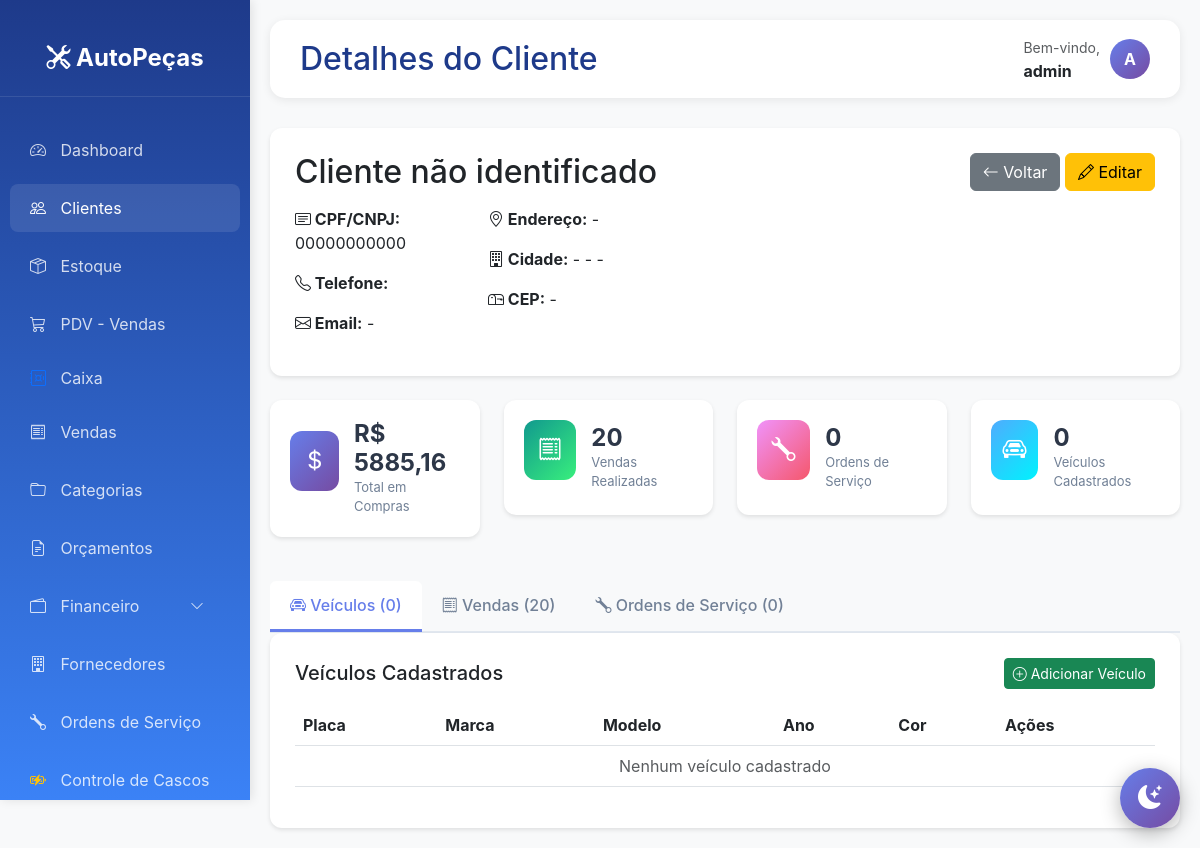
Screenshot of /clientes/1/ (signed in) with the database file from the repository.
### clientes/models.py (models this page shows, shortened)
class Cliente(models.Model):
    TIPO_CHOICES = [
        ('F', 'Pessoa Física'),
        ('J', 'Pessoa Jurídica'),
    ]
    tipo = models.CharField(max_length=1, choices=TIPO_CHOICES, default='F')
    nome = models.CharField(max_length=200)
    cpf_cnpj = models.CharField(max_length=18, unique=True)
    rg_ie = models.CharField(max_length=20, blank=True, null=True)
    telefone = models.CharField(max_length=15)
    celular = models.CharField(max_length=15, blank=True, null=True)
    email = models.EmailField(blank=True, null=True)
    cep = models.CharField(max_length=9)
    logradouro = models.CharField(max_length=200)
    numero = models.CharField(max_length=10)
    complemento = models.CharField(max_length=100, blank=True, null=True)
    bairro = models.CharField(max_length=100)
    cidade = models.CharField(max_length=100)
    estado = models.CharField(max_length=2)
    limite_credito = models.DecimalField(max_digits=10, decimal_places=2, default=0)
    observacoes = models.TextField(blank=True, null=True)
    ativo = models.BooleanField(default=True)
    data_cadastro = models.DateTimeField(auto_now_add=True)
    data_atualizacao = models.DateTimeField(auto_now=True)
    class Meta:
        verbose_name = 'Cliente'
        verbose_name_plural = 'Clientes'
        ordering = ['nome']

### core/views.py (the view)
# urls.py: path('clientes/<int:cliente_id>/', core_views.detalhe_cliente, name='detalhe_cliente'),
@login_required
def detalhe_cliente(request, cliente_id):
    cliente = get_object_or_404(Cliente, id=cliente_id)
    veiculos = cliente.veiculos.all()
    vendas = cliente.venda_set.filter(status='F').order_by('-data_venda')[:20]
    ordens_servico = cliente.ordemservico_set.all().order_by('-data_entrada')[:20]
    stats = {
        'total_compras': vendas.aggregate(Sum('total'))['total__sum'] or 0,
        'total_vendas': vendas.count(),
        'total_os': ordens_servico.count(),
        'total_veiculos': veiculos.count(),
    }
    context = {
        'cliente': cliente,
        'veiculos': veiculos,
        'vendas': vendas,
        'ordens_servico': ordens_servico,
        'stats': stats,
    }
    return render(request, 'core/cliente_detalhe.html', context)

### templates/core/cliente_detalhe.html (shortened to what this page needs)
{% extends 'base.html' %}
{% block page_title %}Detalhes do Cliente{% endblock %}
{% block content %}
<div class="table-card mb-4">
    <div class="d-flex justify-content-between align-items-start">
        <div>
            <h2 class="mb-3">{{ cliente.nome }}</h2>
            <div class="row">
                <div class="col-md-6">
                    <p><strong><i class="bi bi-card-text"></i> CPF/CNPJ:</strong> {{ cliente.cpf_cnpj }}</p>
                    <p><strong><i class="bi bi-telephone"></i> Telefone:</strong> {{ cliente.telefone }}</p>
                    <p><strong><i class="bi bi-envelope"></i> Email:</strong> {{ cliente.email|default:"-" }}</p>
                </div>
                <div class="col-md-6">
                    <p><strong><i class="bi bi-geo-alt"></i> Endereço:</strong> {{ cliente.endereco|default:"-" }}</p>
                    <p><strong><i class="bi bi-building"></i> Cidade:</strong> {{ cliente.cidade|default:"-" }} - {{ cliente.estado|default:"-" }}</p>
                    <p><strong><i class="bi bi-mailbox"></i> CEP:</strong> {{ cliente.cep|default:"-" }}</p>
                </div>
            </div>
        </div>
        <div>
            <a href="{% url 'lista_clientes' %}" class="btn btn-secondary mb-2">
                <i class="bi bi-arrow-left"></i> Voltar
            </a>
            <a href="/admin/clientes/cliente/{{ cliente.id }}/change/" class="btn btn-warning mb-2">
                <i class="bi bi-pencil"></i> Editar
            </a>
        </div>
    </div>
</div>
<div class="row mb-4">
    <div class="col-md-3">
        <div class="stat-card primary">
            <div class="icon"><i class="bi bi-currency-dollar"></i></div>
            <div>
                <h3>R$ {{ stats.total_compras|floatformat:2 }}</h3>
                <p>Total em Compras</p>
            </div>
        </div>
    </div>
    <div class="col-md-3">
        <div class="stat-card success">
            <div class="icon"><i class="bi bi-receipt"></i></div>
            <div>
                <h3>{{ stats.total_vendas }}</h3>
                <p>Vendas Realizadas</p>
            </div>
        </div>
    </div>
    <div class="col-md-3">
        <div class="stat-card warning">
            <div class="icon"><i class="bi bi-wrench"></i></div>
            <div>
                <h3>{{ stats.total_os }}</h3>
                <p>Ordens de Serviço</p>
            </div>
        </div>
    </div>
    <div class="col-md-3">
        <div class="stat-card info">
            <div class="icon"><i class="bi bi-car-front"></i></div>
            <div>
                <h3>{{ stats.total_veiculos }}</h3>
                <p>Veículos Cadastrados</p>
            </div>
        </div>
    </div>
</div>
<ul class="nav nav-tabs" id="clienteTabs" role="tablist">
    <li class="nav-item" role="presentation">
        <button class="nav-link active" id="veiculos-tab" data-bs-toggle="tab" data-bs-target="#veiculos" type="button">
            <i class="bi bi-car-front"></i> Veículos ({{ veiculos.count }})
        </button>
    </li>
    <li class="nav-item" role="presentation">
        <button class="nav-link" id="vendas-tab" data-bs-toggle="tab" data-bs-target="#vendas" type="button">
            <i class="bi bi-receipt"></i> Vendas ({{ vendas.count }})
        </button>
    </li>
    <li class="nav-item" role="presentation">
        <button class="nav-link" id="os-tab" data-bs-toggle="tab" data-bs-target="#os" type="button">
            <i class="bi bi-wrench"></i> Ordens de Serviço ({{ ordens_servico.count }})
        </button>
    </li>
</ul>
<div class="tab-content table-card" id="clienteTabsContent">
    <div class="tab-pane fade show active" id="veiculos" role="tabpanel">
        <div class="d-flex justify-content-between align-items-center mb-3">
            <h5 class="mb-0">Veículos Cadastrados</h5>
            <a href="/admin/clientes/veiculo/add/?cliente={{ cliente.id }}" class="btn btn-success btn-sm">
                <i class="bi bi-plus-circle"></i> Adicionar Veículo
            </a>
        </div>
        <div class="table-responsive">
            <table class="table table-hover">
                <thead>
                    <tr>
                        <th>Placa</th>
                        <th>Marca</th>
                        <th>Modelo</th>
                        <th>Ano</th>
                        <th>Cor</th>
                        <th>Ações</th>
                    </tr>
                </thead>
                <tbody>
                    {% for veiculo in veiculos %}
                    <tr>
                        <td><strong>{{ veiculo.placa }}</strong></td>
                        <td>{{ veiculo.marca }}</td>
                        <td>{{ veiculo.modelo }}</td>
                        <td>{{ veiculo.ano }}</td>
                        <td>{{ veiculo.cor|default:"-" }}</td>
                        <td>
                            <a href="/admin/clientes/veiculo/{{ veiculo.id }}/change/" class="btn btn-sm btn-outline-warning">
                                <i class="bi bi-pencil"></i>
                            </a>
                        </td>
                    </tr>
                    {% empty %}
                    <tr>
                        <td colspan="6" class="text-center text-muted">Nenhum veículo cadastrado</td>
                    </tr>
                    {% endfor %}
                </tbody>
            </table>
        </div>
    </div>
</div>
{% endblock %}

### templates/base.html (shortened to what this page needs)
<!DOCTYPE html>
<html lang="pt-BR">
<head>
    <link href="https://cdn.jsdelivr.net/npm/bootstrap@5.3.0/dist/css/bootstrap.min.css" rel="stylesheet">
    <link rel="stylesheet" href="https://cdn.jsdelivr.net/npm/bootstrap-icons@1.10.0/font/bootstrap-icons.css">
</head>
<body>
    <div class="sidebar">
        <div class="logo">
            <i class="bi bi-tools"></i> AutoPeças
        </div>
        <nav class="nav flex-column mt-4">
            <a class="nav-link {% if request.path == '/' %}active{% endif %}" href="{% url 'dashboard' %}">
                <i class="bi bi-speedometer2"></i> Dashboard
            </a>
            <a class="nav-link {% if 'clientes' in request.path %}active{% endif %}" href="{% url 'lista_clientes' %}">
                <i class="bi bi-people"></i> Clientes
            </a>
            <a class="nav-link {% if 'estoque' in request.path %}active{% endif %}" href="{% url 'lista_estoque' %}">
                <i class="bi bi-box-seam"></i> Estoque
            </a>
            <a class="nav-link {% if 'pdv' in request.path %}active{% endif %}" href="{% url 'pdv' %}">
                <i class="bi bi-cart3"></i> PDV - Vendas
            </a>
            <a class="nav-link py-2" href="{% url 'financeiro:dashboard_caixa' %}">
                <i class="bi bi-safe text-primary"></i> Caixa
            </a>
            <a class="nav-link {% if 'vendas' in request.path %}active{% endif %}" href="{% url 'lista_vendas' %}">
                <i class="bi bi-receipt"></i> Vendas
            </a>
            <a class="nav-link" href="{% url 'lista_categorias' %}">
                <i class="bi bi-folder"></i> Categorias
            </a>
            <a class="nav-link" href="{% url 'lista_orcamentos' %}">
                <i class="bi bi-file-earmark-text"></i> Orçamentos
            </a>
            <a class="nav-link d-flex justify-content-between align-items-center {% if 'financeiro' in request.path %}active{% endif %}"
            data-bs-toggle="collapse" href="#menuFinanceiro" role="button"
            aria-expanded="{% if 'financeiro' in request.path %}true{% else %}false{% endif %}">
                <span><i class="bi bi-wallet2"></i> Financeiro</span>
                <i class="bi bi-chevron-down small"></i>
            </a>
            <a class="nav-link {% if 'fornecedores' in request.path %}active{% endif %}" href="{% url 'lista_fornecedores' %}">
                <i class="bi bi-building"></i> Fornecedores
            </a>
            <a class="nav-link {% if 'ordens-servico' in request.path %}active{% endif %}" href="{% url 'lista_ordens_servico' %}">
                <i class="bi bi-wrench"></i> Ordens de Serviço
            </a>
            <a class="nav-link {% if 'cascos' in request.path %}active{% endif %}" href="{% url 'controle_cascos' %}">
                <i class="bi bi-battery-charging text-warning"></i> Controle de Cascos
            </a>
        </nav>
    </div>
    <div class="main-content">
        <div class="topbar">
            <h2>{% block page_title %}Sistema de Gestão{% endblock %}</h2>
            <div class="user-info">
                <div>
                    <small class="text-muted">Bem-vindo,</small><br>
                    <strong>{{ user.username }}</strong>
                </div>
                <div class="user-avatar">
                    {{ user.username|slice:":1"|upper }}
                </div>
            </div>
        </div>
        {% block content %}{% endblock %}
    </div>
    <button class="theme-toggle" id="theme-toggle" title="Alternar tema">
        <i class="bi bi-moon-stars-fill" id="theme-icon"></i>
    </button>
</body>
</html>

### templates/base.html (style rules this page uses)
:root { --primary-color: #0d6efd; --secondary-color: #6c757d; --success-color: #198754; --danger-color: #dc3545; --warning-color: #ffc107; --info-color: #0dcaf0; }
body { font-family: -apple-system, BlinkMacSystemFont, 'Segoe UI', Roboto, 'Helvetica Neue', Arial, sans-serif; background-color: #f8f9fa; transition: background-color 0.3s ease, color 0.3s ease; }
.theme-toggle { position: fixed; bottom: 20px; right: 20px; width: 60px; height: 60px; border-radius: 50%; background: linear-gradient(135deg, #667eea 0%, #764ba2 100%); border: none; color: white; font-size: 24px; cursor: pointer; box-shadow: 0 5px 20px rgba(0,0,0,0.3); transition: all 0.3s ease; z-index: 1000; display: flex; align-items: center; justify-content: center; }
.sidebar { height: 100vh; background: linear-gradient(180deg, #1e3a8a 0%, #3b82f6 100%); color: white; position: fixed; top: 0; left: 0; width: 250px; padding-top: 20px; box-shadow: 2px 0 10px rgba(0,0,0,0.1); overflow-y: auto; overflow-x: hidden; }
.sidebar .logo { text-align: center; padding: 20px; font-size: 24px; font-weight: bold; border-bottom: 1px solid rgba(255,255,255,0.1); }
.sidebar .nav-link { color: rgba(255,255,255,0.8); padding: 12px 20px; margin: 5px 10px; border-radius: 8px; transition: all 0.3s; }
.sidebar .nav-link:hover, .sidebar .nav-link.active { background-color: rgba(255,255,255,0.1); color: white; }
.sidebar .nav-link i { margin-right: 10px; width: 20px; }
.main-content { margin-left: 250px; padding: 20px; }
.stat-card { border-radius: 15px; padding: 25px; margin-bottom: 20px; background: white; box-shadow: 0 2px 10px rgba(0,0,0,0.08); transition: transform 0.2s; }
.stat-card .icon { width: 60px; height: 60px; border-radius: 12px; display: flex; align-items: center; justify-content: center; font-size: 28px; margin-bottom: 15px; }
.stat-card.primary .icon { background: linear-gradient(135deg, #667eea 0%, #764ba2 100%); color: white; }
.stat-card.success .icon { background: linear-gradient(135deg, #f093fb 0%, #f5576c 100%); color: white; }
.stat-card.warning .icon { background: linear-gradient(135deg, #ffecd2 0%, #fcb69f 100%); color: #856404; }
.stat-card.info .icon { background: linear-gradient(135deg, #a8edea 0%, #fed6e3 100%); color: #0c5460; }
.stat-card h3 { font-size: 32px; font-weight: bold; margin: 10px 0; }
.stat-card p { color: #6c757d; margin: 0; }
.table-card { background: white; border-radius: 15px; padding: 25px; box-shadow: 0 2px 10px rgba(0,0,0,0.08); }
.topbar { background: white; padding: 15px 30px; border-radius: 15px; margin-bottom: 30px; box-shadow: 0 2px 10px rgba(0,0,0,0.08); display: flex; justify-content: space-between; align-items: center; }
.topbar h2 { margin: 0; color: #1e3a8a; }
.user-info { display: flex; align-items: center; gap: 10px; }
.user-avatar { width: 40px; height: 40px; border-radius: 50%; background: linear-gradient(135deg, #667eea 0%, #764ba2 100%); display: flex; align-items: center; justify-content: center; color: white; font-weight: bold; }

### templates/core/cliente_detalhe.html (style rules this page uses)
.stat-card { background: white; border-radius: 12px; padding: 20px; box-shadow: 0 2px 4px rgba(0,0,0,0.1); display: flex; align-items: center; }
.stat-card .icon { width: 60px; height: 60px; border-radius: 12px; display: flex; align-items: center; justify-content: center; font-size: 24px; margin-right: 15px; }
.stat-card.primary .icon { background: linear-gradient(135deg, #667eea 0%, #764ba2 100%); color: white; }
.stat-card.success .icon { background: linear-gradient(135deg, #11998e 0%, #38ef7d 100%); color: white; }
.stat-card.warning .icon { background: linear-gradient(135deg, #f093fb 0%, #f5576c 100%); color: white; }
.stat-card.info .icon { background: linear-gradient(135deg, #4facfe 0%, #00f2fe 100%); color: white; }
.stat-card h3 { margin: 0; font-size: 24px; font-weight: bold; color: #2d3748; }
.stat-card p { margin: 0; color: #718096; font-size: 13px; }
.table-card { background: white; border-radius: 12px; padding: 25px; box-shadow: 0 2px 4px rgba(0,0,0,0.1); }
.nav-tabs { border-bottom: 2px solid #e2e8f0; }
.nav-tabs .nav-link { border: none; color: #718096; font-weight: 500; padding: 12px 20px; }
.nav-tabs .nav-link.active { color: #667eea; border-bottom: 3px solid #667eea; }

### rows the page displays
Cliente: nome "Cliente não identificado", cpf_cnpj "00000000000", email "-", cidade "-", estado "-", cep "-"

### other values shown
{{ user.username }} "admin"
{{ user.username|slice:":1"|upper }} "A"
{{ cliente.endereco|default:"-" }} "-"
{{ stats.total_compras|floatformat:2 }} "5885,16"
{{ stats.total_vendas }} "20"
{{ stats.total_os }} "0"
{{ stats.total_veiculos }} "0"
{{ veiculos.count }} "0"
{{ vendas.count }} "20"
{{ ordens_servico.count }} "0"
